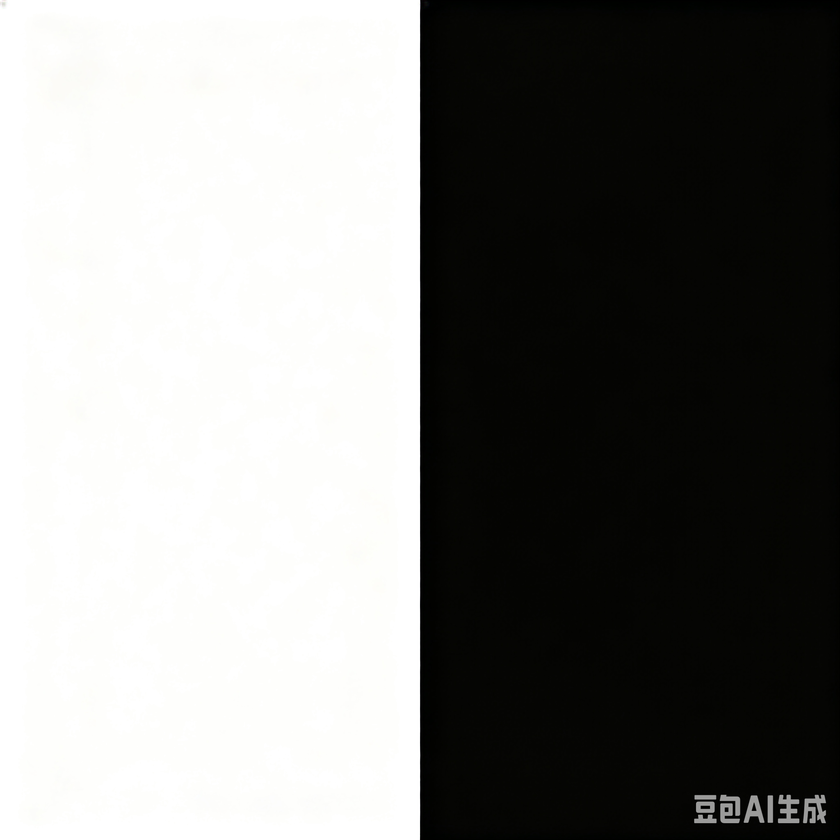
#> input picture 图像复原从入门到论文/test/leftwhite.png, 840 x 840 px, shrunk from 2048 x 2048 before the run
$ python test.py   (older library calls are emulated)
#> lines starting #> are read from the running program, lines starting #| are printed output that depends on the picture
import cv2
import numpy as np
import matplotlib.pyplot as plt

# ===================== Prewitt 边缘检测处理函数 =====================
def prewitt_detect(img_gray):
    # Prewitt 水平梯度模板 Gx：检测垂直边缘
    kernel_x = np.array([
        [-1, 0, 1],
        [-1, 0, 1],
        [-1, 0, 1]
    ], dtype=np.float32)

    # Prewitt 垂直梯度模板 Gy：检测水平边缘
    kernel_y = np.array([
        [-1, -1, -1],
        [ 0,  0,  0],
        [ 1,  1,  1]
    ], dtype=np.float32)

    # 分别卷积，保留正负值
    g_x = cv2.filter2D(img_gray, cv2.CV_64F, kernel_x)
    g_y = cv2.filter2D(img_gray, cv2.CV_64F, kernel_y)

    # 计算梯度幅值（精确法：欧氏距离）
    magnitude = np.sqrt(g_x**2 + g_y**2)

    # 归一化到 0-255 方便显示
    def norm(x):
        return cv2.normalize(x, None, 0, 255, cv2.NORM_MINMAX, dtype=cv2.CV_8U)

    # 返回：Gx响应绝对值、Gy响应绝对值、梯度幅值
    return norm(np.abs(g_x)), norm(np.abs(g_y)), norm(magnitude)

# ===================== 1. 读取两张对比图像并转灰度 =====================
img1 = cv2.imread("./leftwhite.png")
#> img1 is the input picture: shape (840, 840, 3); mean B, G, R 128.2, 129.9, 129.9
img2 = cv2.imread("./topwhite.png")
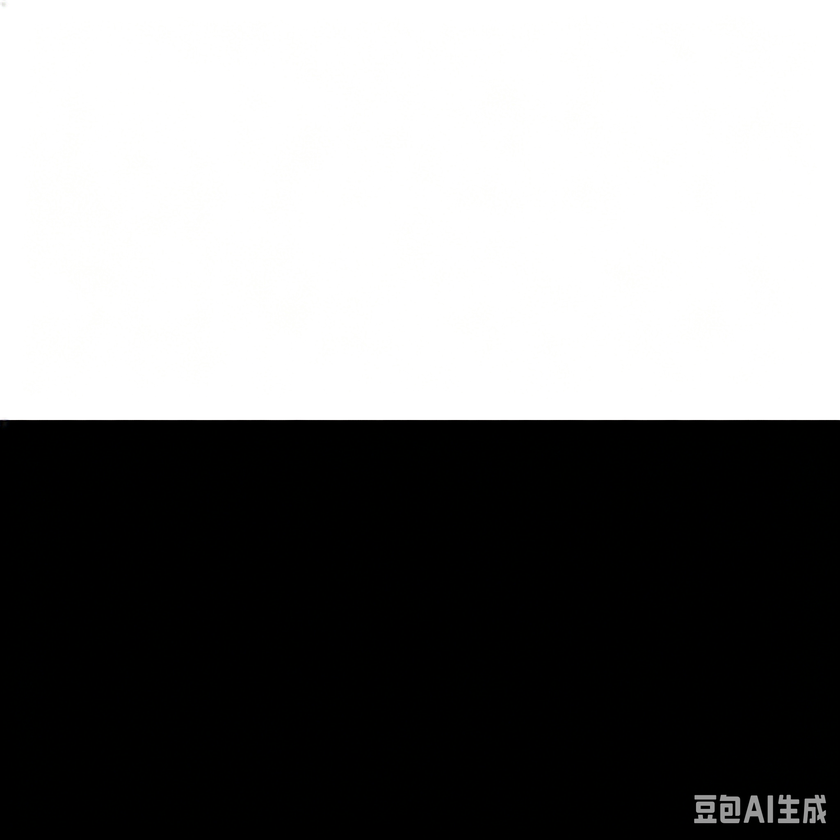
#> input picture 图像复原从入门到论文/test/topwhite.png, 840 x 840 px, shrunk from 2048 x 2048 before the run
#> img2 is the input picture: shape (840, 840, 3); mean B, G, R 127.9, 128, 127.9


img1_gray = cv2.cvtColor(img1, cv2.COLOR_BGR2GRAY)
img2_gray = cv2.cvtColor(img2, cv2.COLOR_BGR2GRAY)

# ===================== 2. 分别对两张图做 Prewitt 边缘检测 =====================
gx1, gy1, mag1 = prewitt_detect(img1_gray)
#> in prewitt_detect, `g_x = cv2.filter2D(img_gray, cv2.CV_64F, kernel_x)`:
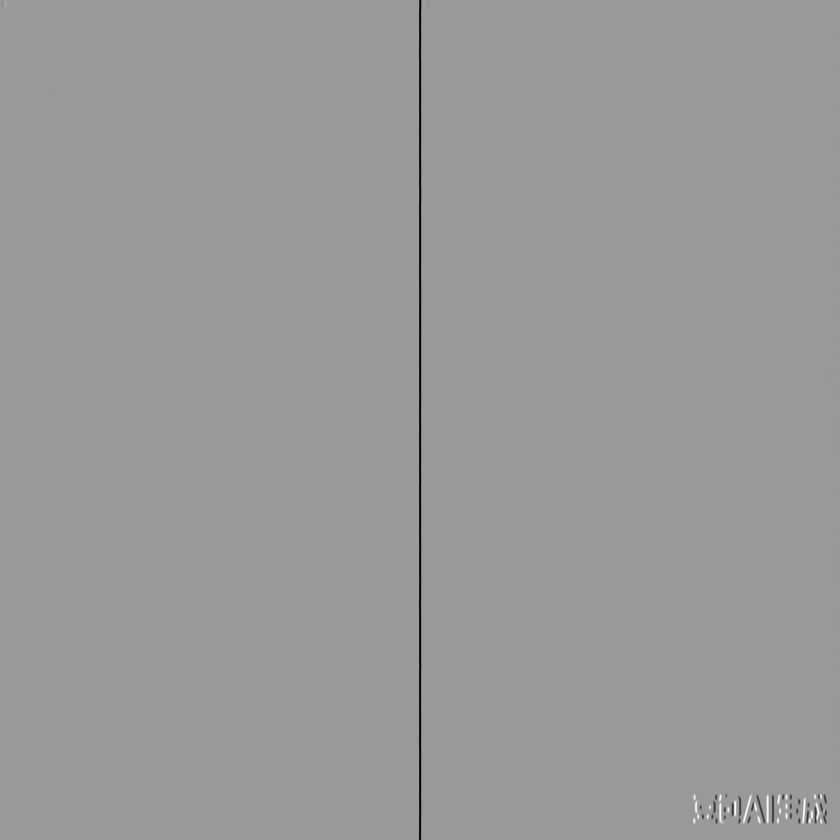
#> g_x: shape (840, 840) float64; min -765, max 503, mean -1.8; drawn with min black and max white
#> in prewitt_detect, `g_y = cv2.filter2D(img_gray, cv2.CV_64F, kernel_y)`:
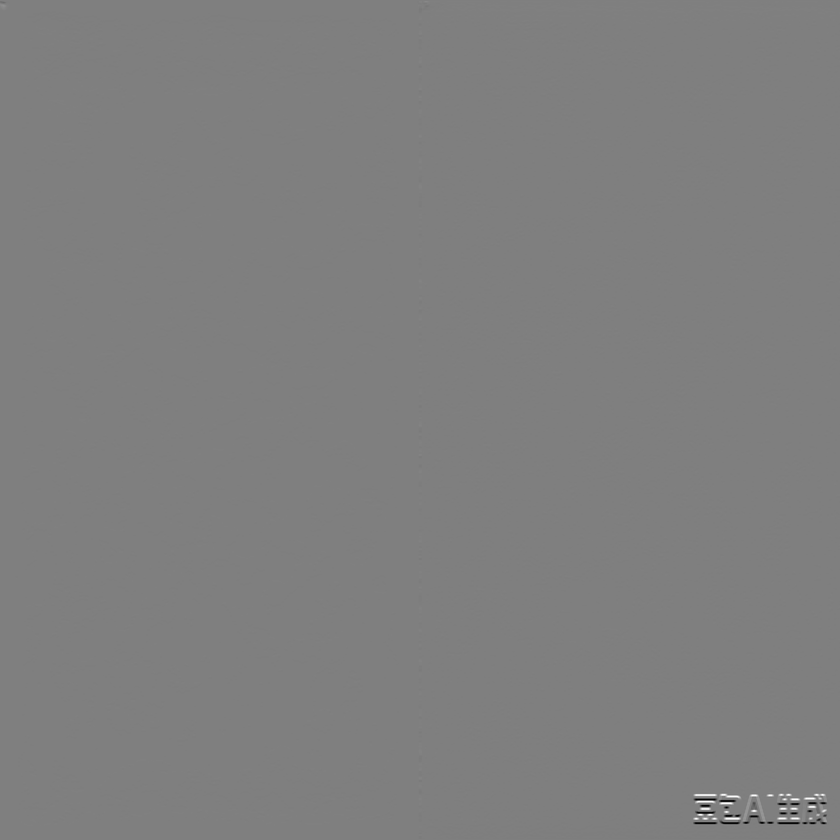
#> g_y: shape (840, 840) float64; min -501, max 502, mean 0; drawn with min black and max white
#> in prewitt_detect, `magnitude = np.sqrt(g_x**2 + g_y**2)`:
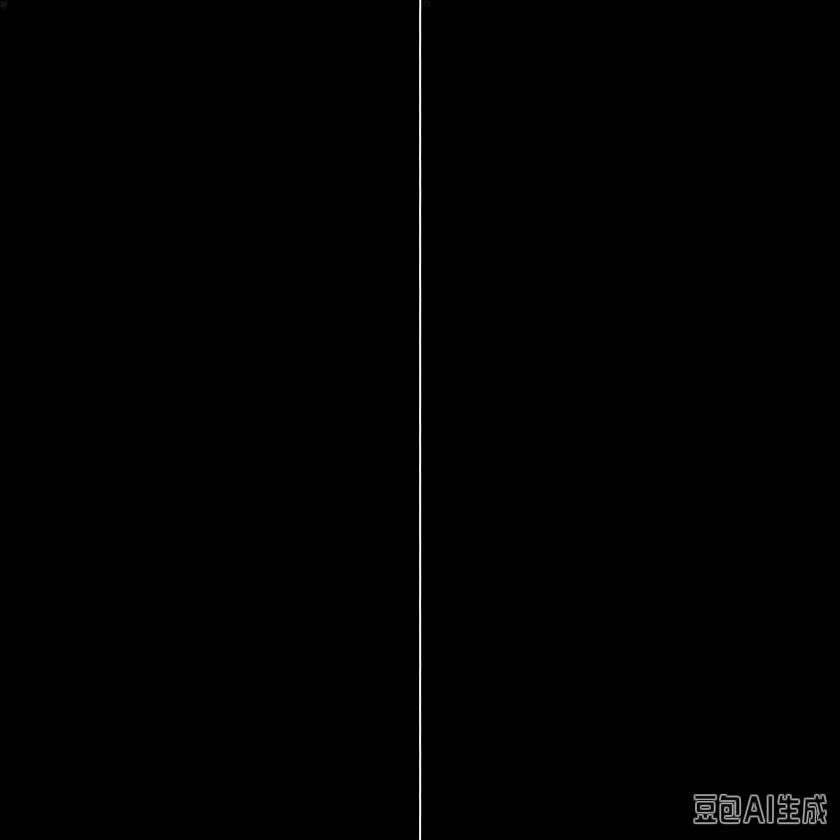
#> magnitude: shape (840, 840) float64; min 0, max 765.1, mean 3.8; drawn with min black and max white
gx2, gy2, mag2 = prewitt_detect(img2_gray)

# ===================== 3. 对比可视化（2行4列，上下一一对应） =====================
plt.rcParams['font.sans-serif'] = ['SimHei']
plt.figure(figsize=(16, 8))

# ---------- 第一行：图1的结果 ----------
plt.subplot(2, 4, 1)
plt.title("图1 原始灰度图")
plt.imshow(img1_gray, cmap='gray')
plt.axis('off')

plt.subplot(2, 4, 2)
plt.title("图1 Gx 水平梯度（垂直边缘）")
plt.imshow(gx1, cmap='gray')
plt.axis('off')

plt.subplot(2, 4, 3)
plt.title("图1 Gy 垂直梯度（水平边缘）")
plt.imshow(gy1, cmap='gray')
plt.axis('off')

plt.subplot(2, 4, 4)
plt.title("图1 Prewitt 梯度幅值")
plt.imshow(mag1, cmap='gray')
plt.axis('off')

# ---------- 第二行：图2的结果 ----------
plt.subplot(2, 4, 5)
plt.title("图2 原始灰度图")
plt.imshow(img2_gray, cmap='gray')
plt.axis('off')

plt.subplot(2, 4, 6)
plt.title("图2 Gx 水平梯度（垂直边缘）")
plt.imshow(gx2, cmap='gray')
plt.axis('off')

plt.subplot(2, 4, 7)
plt.title("图2 Gy 垂直梯度（水平边缘）")
plt.imshow(gy2, cmap='gray')
plt.axis('off')

plt.subplot(2, 4, 8)
plt.title("图2 Prewitt 梯度幅值")
plt.imshow(mag2, cmap='gray')
plt.axis('off')

plt.tight_layout()
plt.show()

# 可选：保存结果
# cv2.imwrite("图1_Prewitt边缘.png", mag1)
# cv2.imwrite("图2_Prewitt边缘.png", mag2)
